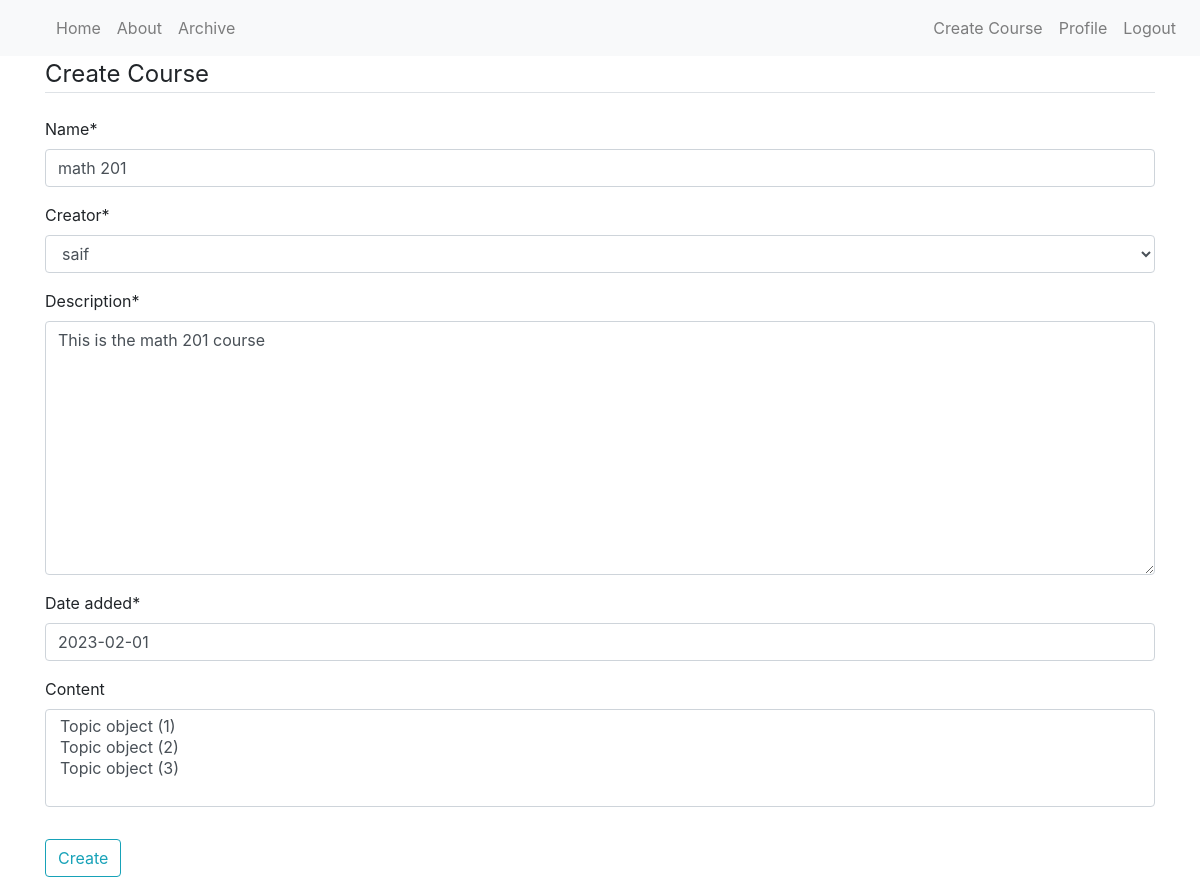
Screenshot of /course/2/update/ (signed in) with the database file from the repository.
### courses/models.py (models this page shows)
class Course(models.Model):
    Name=models.CharField(max_length=255)
    Banner=models.CharField(max_length=255)
    Institution=models.ForeignKey(University,blank=True, null=True, on_delete=models.PROTECT)
    creator= models.ForeignKey(User, on_delete=models.PROTECT)
    Description=models.TextField()
    date_added=models.DateField()
    Content= models.ManyToManyField(Topic,blank=True)

### ewp/views.py (the view, shortened to what this page needs)
# urls.py: path('course/<int:pk>/update/',CourseUpdateView.as_view(),name='course-update'),
class CourseUpdateView(LoginRequiredMixin, UserPassesTestMixin, UpdateView):
    model = Course
    fields = ['Name','creator','Description','date_added','Content']
    def test_func(self):
        course= self.get_object()
        if self.request.user == course.creator:
            return True
        return False

### ewp/templates/courses/course_form.html (shortened to what this page needs)
{%extends "ewp/base.html"%}
{% load crispy_forms_tags %}
{%block content%}
    <div class="content-section">
        <form method="POST">
            <fieldset class="form-group">
                <legend class="border-bottom mb-4">Create Course</legend>
                {{ form |crispy }}
            </fieldset>
            <div class="form-group">
                <button class="btn btn-outline-info" type="submit">Create</button>
            </div>
        </form>
    </div>
{%endblock content%}

### ewp/static/ewp/main.css (style rules this page uses)
:root { --body-bg: #6495ed; --secondary-accent: #faf0e6; }
html, body, div, span, applet, object, iframe, h1, h2, h3, h4, h5, h6, p, blockquote, pre, a, abbr, acronym, address, big, cite, code, del, dfn, em, img, ins, kbd, q, s, samp, small, strike, strong, sub, sup, tt, var, b, u, i, center, fieldset, form, label, legend, table, caption, tbody, tfoot, thead, tr, th, td, article, aside, canvas, details, embed, figure, figcaption, footer, header, hgroup, menu, nav, output, ruby, section, summary, time, mark, audio, video { margin: 0; padding: 0; border: 0; font-size: 100%; vertical-align: baseline; }
body { text-align: justify; line-height: 120%; }

### rows the page displays
Course: Name "math 201", creator "saif", Description "This is the math 201 course", date_added "2023-02-01"
